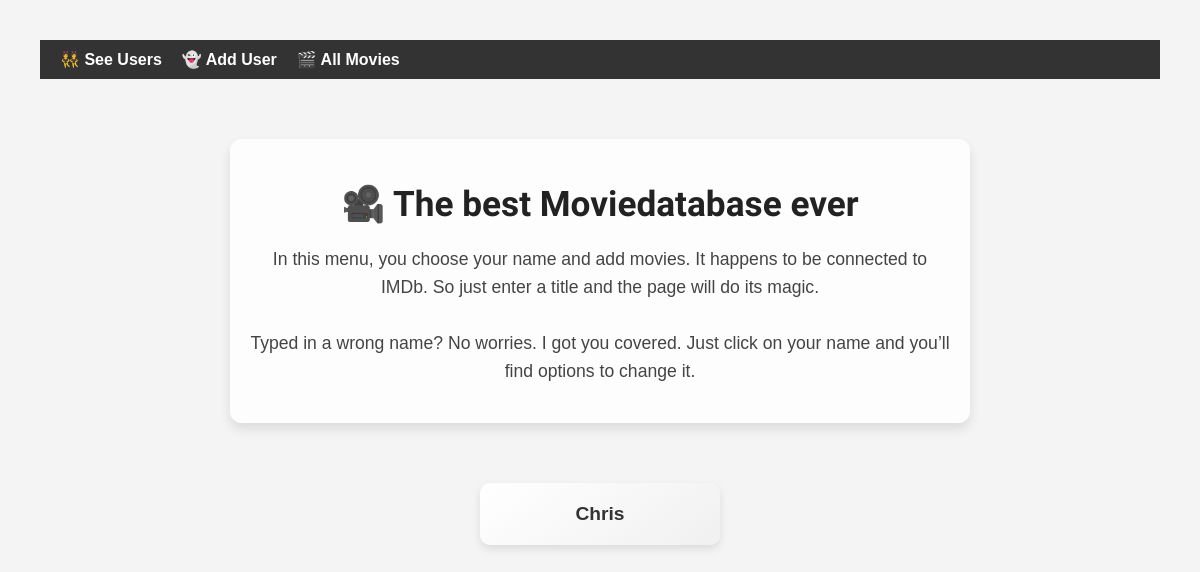
/users, run on an earlier commit of the app's database.
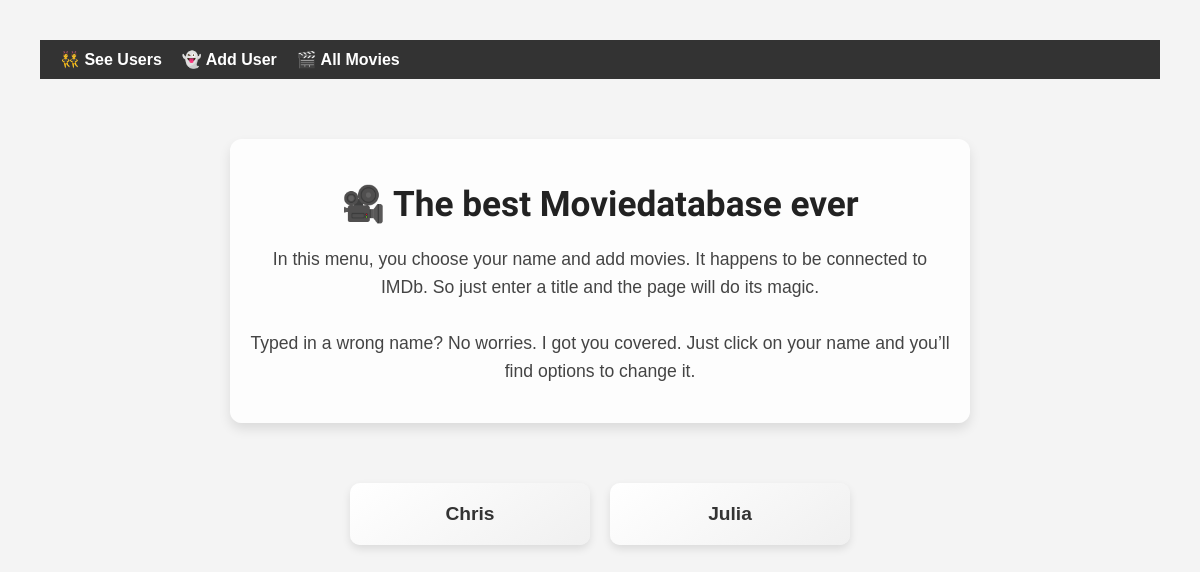
And on a later commit of the database.
### models.py (models this page shows, shortened)
class User(db.Model):
    __tablename__ = 'users'
    user_id = db.Column(db.Integer, primary_key=True)
    user_name = db.Column(db.String)
    movies = db.relationship('Movie', backref='user', cascade='all, delete', lazy=True)

### app.py (the view)
@app.route('/users')
def list_users():
    users = data_manager.get_all_users()
    return render_template('users.html', users=users)

### datamanager.py (called while the page is built)
    def get_all_users(self):
        return User.query.all()

### templates/users.html (shortened to what this page needs)
{% extends "base.html" %}
{% block content %}
<div class="intro">
    <h1>🎥 The best Moviedatabase ever</h1>
    <p>
        In this menu, you choose your name and add movies. It happens to be connected to IMDb.
        So just enter a title and the page will do its magic. <br><br>
        Typed in a wrong name? No worries. I got you covered. Just click on your name and you’ll find options to change it.
    </p>
</div>
<div class="user-list">
    {% for user in users %}
        <div class="user-card">
            <a href="{{ url_for('list_user_movies', user_id=user.user_id) }}">{{ user.user_name }}</a>
        </div>
    {% else %}
        <p>No users found.</p>
    {% endfor %}
</div>
{% endblock %}

What changed in the data, as far as the page shows it:
added User: user_name "Julia"
